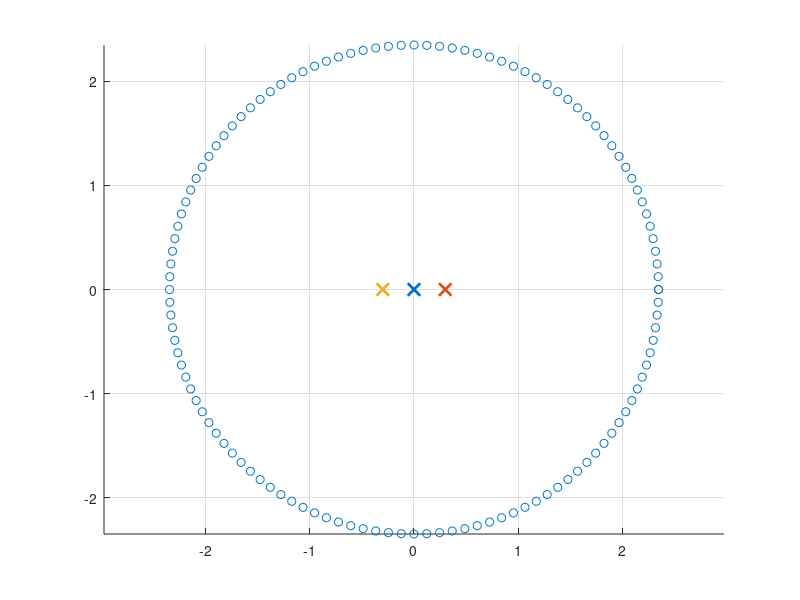

Write the MATLAB code that produced this figure. (Note: this script raises an error after producing the figure.)

r = 2.35; %m
xc = 0;   %center x
yc = 0;   %center y

n_meas = 121;

%theta = linspace(0,2*pi-((3*pi)/180),n_meas); %if n_meas is 120
theta = linspace(0,2*pi,n_meas);                %if n_meas is 121
x = r*cos(theta) + xc;
y = r*sin(theta) + yc;

mic_xyz = cat(1, x, y, zeros(1, n_meas));

ES1 = [0,0,0];
ES2 = [0.3,0,0];
ES3 = [-0.3,0,0];

ES_xyz = cat(1, ES1, ES2, ES3);
n_source = 3;

figure(5)
scatter(x,y)
hold on
plot(ES1(1),ES1(2), 'x', 'LineWidth', 2, 'MarkerSize', 9);
plot(ES2(1),ES2(2), 'x', 'LineWidth', 2, 'MarkerSize', 9);
plot(ES3(1),ES3(2), 'x', 'LineWidth', 2, 'MarkerSize', 9);
grid
axis equal
hold off

r_ES = EDcalcdist(ES_xyz, mic_xyz.');
r_ES1 = r_ES(1,:);
r_ES2 = r_ES(2,:);
r_ES3 = r_ES(3,:);
%r_ES = r_ES3;
% Discretization error for impulse responses

% samplemethod = 1 -> round at low fs
% samplemethod = 2 -> round at high fs and decimate %%What we found to
% function best
% samplemethod = 3 -> round at low fs but split pulse between two samples

samplemethod = 2;

% Generate discrete-time IRs
% Exact arrival times
cair = 343;

% Approach 1: round to nearest discrete time-sample
fs = 48000;

if samplemethod == 2
    noversamp = 8;
    fs_oversamp = fs*noversamp;
    dt = 1/fs_oversamp;
elseif samplemethod == 1 % Approach 1: round to nearest discrete time-sample
    dt = 1/fs;
elseif samplemethod == 3 
    dt = 1/fs;
end

n_exact = zeros(n_source, n_meas);
n_rounded = zeros(n_source, n_meas);

for i = 1:n_source
    for j = 1:n_meas
        t_ij = r_ES(i,j)/cair;
        n_exact(i,j) = t_ij/dt + 1;
        n_rounded(i,j) = round(t_ij/dt) + 1;
    end
end

irmaxlength = -inf;
for i = 1:n_source
    if max(n_rounded(i,:)) > irmaxlength
        irmaxlength = max(n_rounded(i,:));
    end
end
irmaxlength = irmaxlength+1;

%irmaxlength = max([n_rounded(1,:) n_rounded(2,:) n_rounded(3,:)]) + 1;
ir = zeros(irmaxlength+500, n_source, n_meas);
nfft = 8192;
F = zeros(nfft,n_source, n_meas);

if samplemethod == 1
    for i = 1:n_source
        for j = 1:n_meas
            ir(n_rounded(i,j),i,j) = 1/r_ES(i,j);
            F(:,i,j) = fft(ir(:,i,j),nfft);
        end
    end
elseif samplemethod == 2
    c = zeros(ceil((irmaxlength+500)/noversamp), n_source, n_meas);
    for i = 1:n_source
        for j = 1:n_meas
            %ir(n_rounded(i,j),i,j) = 1/r_ES(i,j);
            frac = n_exact(i,j) - floor(n_exact(i,j));
            ir(floor(n_exact(i,j)),i,j) = 1/r_ES(i,j)*(1-frac);
            ir(floor(n_exact(i,j))+1,i,j) = 1/r_ES(i,j)*frac;
            w = ir(:,i,j);
            c(:,i,j) = noversamp*decimate(w,noversamp,1000,'fir');
            F(:,i,j) = fft(c(:,i,j),nfft);
        end
    end
    ir = c;
elseif samplemethod == 3
    for i = 1:n_source
        for j = 1:n_meas
            frac = n_exact(i,j) - floor(n_exact(i,j));
            ir(floor(n_exact(i,j)),i,j) = 1/r_ES(i,j)*(1-frac);
            ir(floor(n_exact(i,j))+1,i,j) = 1/r_ES(i,j)*frac;
            
            F(:,i,j) = fft(ir(:,i,j),nfft);
        end
    end
end

% if samplemethod == 2
%     ir = noversamp*decimate(ir,noversamp);
%     ir = reshape(ir,[],3,n_meas);
% %                 c = noversamp*decimate(squeeze(ir(i,j,:)),noversamp);
% %                 c = reshape(c,1,1,[]);
% %                 ir(i,j,:) = c;
% end

% figure(3)
% plot(ir(1,1))
% pause

fvec_fft = fs/nfft*[0:nfft/2-1].';

ptot_fromIR = sum(F,[2 3]);
ptot_fromIR = ptot_fromIR(1:nfft/2);
ptot_fromIR = squeeze(ptot_fromIR);

% Truth: FD results

cair = 343;
kvec = 2*pi*fvec_fft/cair;

% Correct answer, in freq. domain
ptot = 0;
for i = 1:n_source
    for j = 1:n_meas
        ptot = ptot + exp(-1i*kvec*r_ES(i,j))/r_ES(i,j);
    end     
end
if samplemethod == 2
    % Correct scale for IR results
    %ptot_fromIR = ptot_fromIR*(1/r1 + 1/r2)/(sum(ir1)+sum(ir2));
    %ptot_fromIR = ptot_fromIR*(sum(1./r1))/(sum(ir, 'all'));
end

figure(1)
clf(1)
h = plot(fvec_fft,abs(ptot),'o',fvec_fft,abs(ptot_fromIR));
seth
grid
legend('FD results (truth)','IR-to-FR results');

figure(3)
clf(3)
h = plot(fvec_fft,unwrap(angle(ptot)),'o',fvec_fft,unwrap(angle(ptot_fromIR)));
seth
grid
legend('FD results (truth)','IR-to-FR results');
g = ylabel('Phase   [rad].');
sg14

resultdiff = ptot_fromIR(:) - ptot(:);
figure(2)
h = plot(fvec_fft,abs(resultdiff)./abs(ptot),'-y');
seth
grid
g = ylabel('Rel. error   [-]');
sg14
hold on


figure(4)
subplot(3,1,1), plot(ir(:,1,1),'k')
title('ir(:,1,1)')
hold on
subplot(3,1,2), plot(ir(:,2,1),'k')
title('ir(:,2,38)')
hold on
subplot(3,1,3), plot(ir(:,3,120),'k')
title('ir(:,3,79)')
hold on









